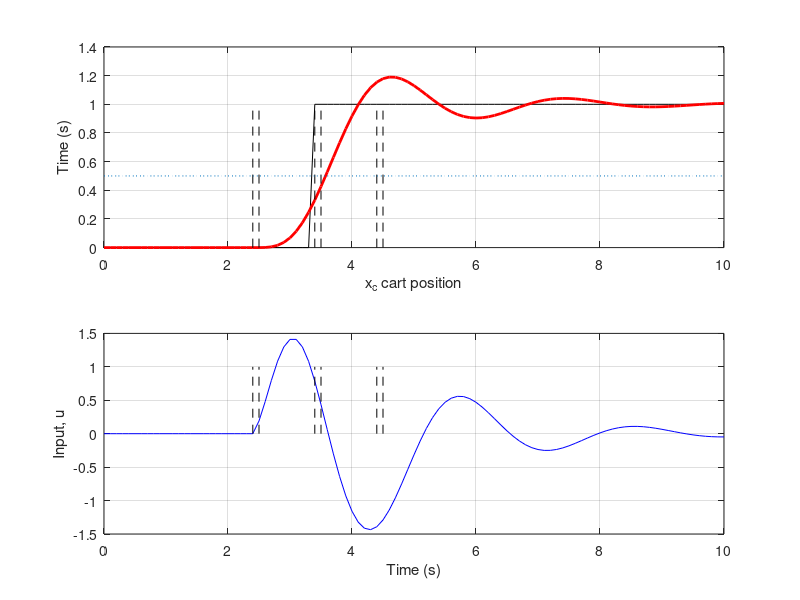

MATLAB code to generate this figure:
% Here, we will build the full Aa, Ba, and Ca matrix for an
% "augmented state space" that includes a preview window of
% length Np time steps ahead, in addition to the state now.
%
% We start with a continuous-time spring-mass-damper system,
% but set m=1, k=0, b=0, so that it is simply a mass that moves
% with d=1 degree of freedom, yielding n=2 states (position and 
% velocity). Position is xc, the x position of the cart, which
% we'll choose as the first state (arbitrarily, but consistently). 
% So, x(1)=xc, x(2)=dxc/dt. 
% 
% We input a force u=f to the system, to control it, and there is
% some reference trajectory we wish to follow, rp, which is a vector
% contaion Np desired output values, from now (k) to the end of
% the window (k+Np-1), i.e., rp is (Np x 1).
%
%    m * d2xc/dt2 = u - k*xc - b*dxc = u    (when k=b=0)
%
% We assume here the output is just position, xc, which then means:
% C = [1, 0], to extract just the position state as output, to 
% match the reference, rp.
%
% Katie Byl, UCSB, 2025
%
% ---------------------------------------------
% Of interest, try changing these variables:
% Np: length of lookahead (line 45)
% Rval and Qval: penalties (input and output), for D.A.R.E. (lines 93-94)

clear all

n=2; % 2 states, x(1)=xc, x(2)=dxc/dt
p=1; % 1 output, y=y(1)=xc=x(1)
m=1; k=0; b=0;
A = [0, 1; -k/m, -b/m]; B = [0; 1/m]; C = [1, 0];
ss1 = ss(A,B,C,0); % with D=0, state space object, in matlab

T = 0.1; % Time step, for a discrete-time (DT) representation
ss1d = c2d(ss1, T, 'zoh'); % zero-order hold transformation
% ss1d contains DT matrices, representing the EXACT dynamics at
% discrete moments, only, when the input, u, is a series of pulses,
% each of length T, the sample time.

Ad = ss1d.a; Bd = ss1d.b; Cd = ss1d.c; % C = Cd here: still just xc

Np = 10; % total "look ahead". Np = 1 looks only are current desired y

% Now, create matrices for an "augmented state space", xa, where
% xa = [delta_x; y], where 
% delta_x(k) = x(k) - x(k-1), and
% delta_u(k) = u(k) - u(k-1). Thus:
% xa(k+1) = Aa * xa(k) + Ba * delta_u(k)
Aa = [Ad, zeros(n,p); C*Ad, eye(p)]
Ba = [Bd; C*Bd]
Ca = [zeros(p,n), eye(p)]  % just extract y=y, ignoring delta_x (nx1)

% Create matrices W and Z, for:
% Y = W * xa + Z * delta_U, where:
% Y is Npx1, containing y(k+1) through y(k+Np), given current state
%   and current and next Np outputs (to all be determined).
% delta_U is also Npx1, but it starts with the CURRENT input, u(k),
% and goes through u(k+Np-1). i.e., an input at time k sets output at k+1.

% There are na augmented states.
na = length(Aa(:,1)); % na = n+p, number of states plus number of outputs
W = zeros(Np, na);
for i = 1:Np
    mrow = i;
    ncol = 1:3;
    W(mrow,ncol) = Ca * Aa^i;
end
W

nrow = p; % for a subblock, within Z
nu = length(Bd(1,:)); % number of inputs
ncol = nu; % maps to column id info, for matrix Z
Z = zeros(Np*nrow,Np*ncol); % # of elements in Y, by # of elements in delta_Ua
for i = 1:Np
    for j = 1:i
        subblock = Ca * Aa^(i-j) * Ba; % row minus col
        vrow = (i-1)*nrow + [1:nrow];
        vcol = (j-1)*ncol + [1:ncol];
        Z(vrow,vcol) = subblock; % fill in part of matrix Z
        %keyboard
    end
end
Z

% R and Q give penalties on:
% R: delta_U for next Np steps, so its square, (nu*Np) per side
% Q: (rp - W*xa), i.e., errors in (rp-y), so its 
% Usually/traditionally, R and Q would be diagonal.

Rval = 1;  % cost on each delta_U^2 value (input)
Qval = 1;  % cost on each (rp-y)^2 value (output y, vs reference rp)

R = Rval * eye(nu*Np)
Q = Qval * eye(p*Np)
%Q = 0*eye(p*Np); Q(end,end) = Qval;

% Then, delta_U*, the optimal set of output for Np time steps, is:
% delta_U* = (R + Z' * Q * Z)^(-1) * Z' * Q * (rp - W * xa)
% delta_U* = Ksave * (rp - W * xa), where
% Ksave = (R + Z' * Q * Z)^(-1) * Z' * Q , containing all constants
        
    
Ksave = (R + Z' * Q * Z)^(-1) * Z' * Q 

% Kr = Ksave(:,1:nu)
% Kx = Kr * W; Kx = Kx(1:n,:)
% Ky = ...


% Because this is a LINEAR, DISCETE-TIME system, it is incredibly easy
% to simulate. In particular, DT systems involve ADDITION, as opposed
% to INTEGRATION, to calculate future values. 

% Let's define some desired rp over time.
ksim = 0:100; % t = T*k, where k is the time step
Nk = length(ksim);
rp = 0*[0:(Nk+Np-1)]; % need some notion of long-term desired reference, in sim
kjump = round(3.5/T); % when rp should "jump"
rp(kjump:end) = 1; % step change in desired xc

x0 = [0;0]; % initial xc and dxc, at k=0

xa = zeros(n+p,Nk); % delta_x (2x1), and y (1x1) in each column
x = zeros(n,Nk);    % true states
y = zeros(p,Nk);
x(:,1) = x0;        % the actual states, xc and dxc
y(:,1) = Cd*x(:,1); % what is "measured", as the official output
ua = zeros(nu,Nk);
ulast = 0; % assume no previous input, in finding delta_U
delta_U = zeros(Np,Nk);
xa(:,1) = [x(:,1); y(:,1)]; % augmented state

for k=1:length(ksim)
   
    rp_window = [rp(:,k+[0:Np-1])]'; % as a column
    delta_U(:,k) = Ksave * (rp_window - W*xa(:,k))
    u(:,k) = ulast + delta_U(1:nu,k); % only act at present time
    %u(:,k) = delta_U(1:nu,k);

    if k<Nk
        x(:,k+1) = Ad * x(:,k) + Bd * u(:,k);
        ulast = u(:,k);
        y(:,k+1) = Cd * x(:,k+1);
        xa(:,k+1) = [x(:,k+1)-x(:,k); y(:,k+1)]; % xa = delta_x
    end
end

figure(1); clf
subplot(2,1,1)
plot(ksim*T,rp(1:Nk),'k-'); hold on
plot(ksim*T,y,'r-','LineWidth',2)
xlabel('x_c cart position')
ylabel('Time (s)')
grid on

input('Hit enter, to continue')
plot((kjump)*T+[0 0],[0 1],'k--')
plot((kjump)*T-T+[0 0],[0 1],'k--')
plot((kjump+Np-1+1)*T-T+[0 0],[0 1],'k--')
plot((kjump+Np-1+1)*T+[0 0],[0 1],'k--')
plot((kjump-Np-1+1)*T-T+[0 0],[0 1],'k--')
plot((kjump-Np-1+1)*T+[0 0],[0 1],'k--')
plot(T*ksim, 0*ksim+.5,':')

subplot(2,1,2)
plot(ksim*T,u,'b-'); hold on
ylabel('Input, u')
xlabel('Time (s)')
grid on
input('Hit enter, to continue')
plot((kjump)*T+[0 0],[0 1],'k--')
plot((kjump)*T-T+[0 0],[0 1],'k--')
plot((kjump+Np-1+1)*T-T+[0 0],[0 1],'k--')
plot((kjump+Np-1+1)*T+[0 0],[0 1],'k--')
plot((kjump-Np-1+1)*T-T+[0 0],[0 1],'k--')
plot((kjump-Np-1+1)*T+[0 0],[0 1],'k--')


